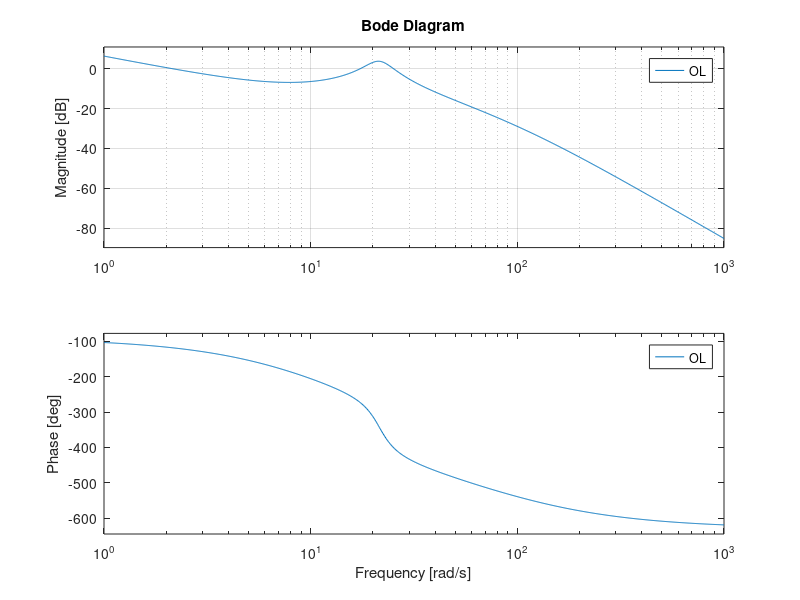
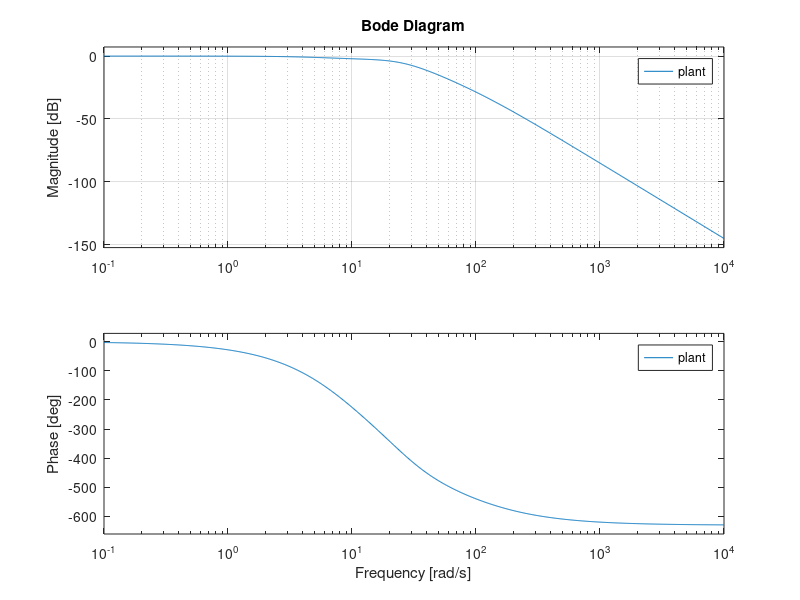
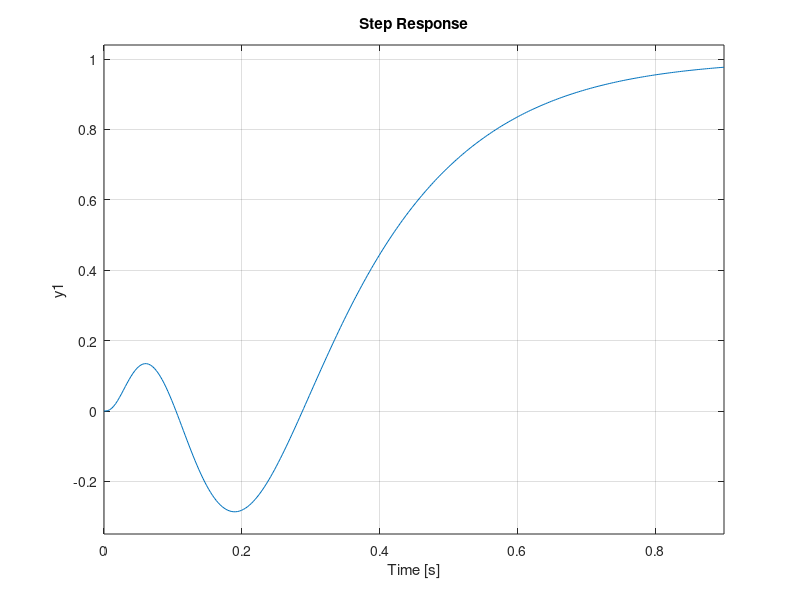

The MATLAB source for these figures, in order:
close all;
R = 1.3;%resistance 
L = 0.0220; %inductance 
Ke = -1.0000e+05/560; %electric stiffness and torque constant

s = tf('s');

%carts and load
M = 1.35;

%spring
Ch = 9; %spring damping
Cm = 6; 
Cl = 8;

Kh = 625; %Stiffness high
Km = 281; %Stiffness Med
Kl = 162; %Stifness low



motor = tf([1],[L R]);
cart = tf([Ke],[M, Ch, Kh]);


controller = zpk([9.52+3.16i,9.52-3.16i],[0,-100],-0.016498*560);


OL = series(controller,motor);
OL = series(OL, cart);
figure;
bode(OL); grid;

plant = feedback(OL,1);
figure;
bode(plant); grid;
figure; step(plant);